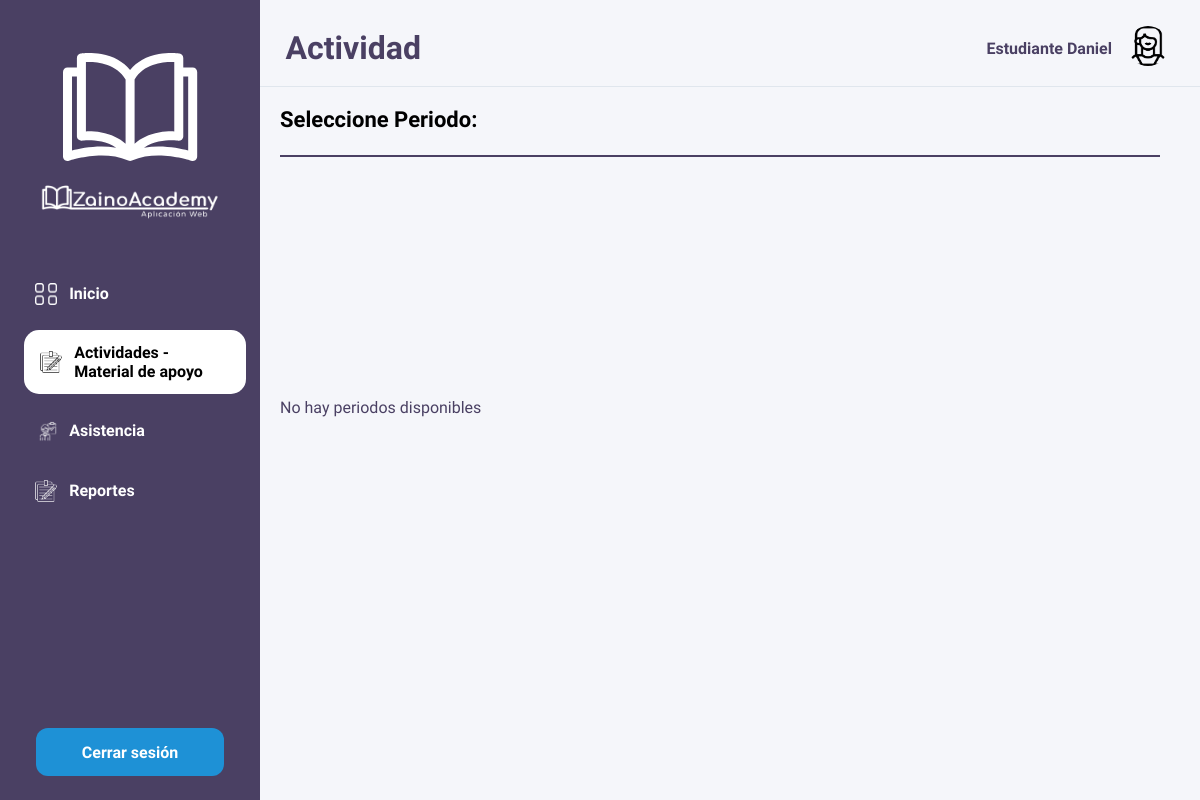
Page /profesores/actividades/consultar/ (signed in) on the earlier database version.
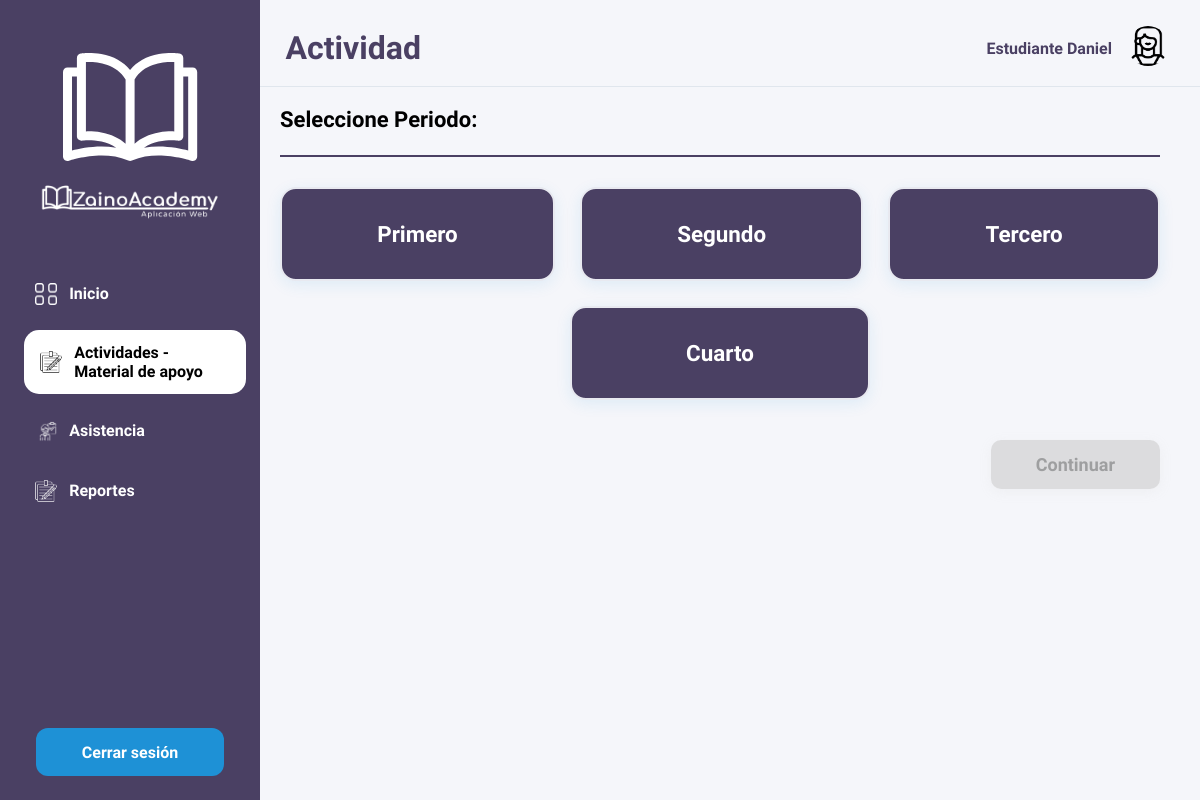
Same page on the later database version.
### zainoAcademy_app/models.py (models this page shows, shortened)
class Periodo(models.Model):
    Per_id = models.AutoField(primary_key=True)
    Per_nombre = models.CharField(max_length=30)
    class Meta:
        db_table = 'periodo'

### zainoAcademy_app/views.py (the view)
# urls.py: path('profesores/actividades/consultar/', views.actividad_profesores_consultar, name='actividad_profesores_consultar'),
def actividad_profesores_consultar(request):
    usuario = get_usuario_from_session(request)
    if not usuario:
        return redirect('login')
    periodos = Periodo.objects.all()
    return render(request, 'profesores/actividad_profesores_consultar.html', {
        'usuario': usuario,
        'periodos': periodos
    })

### zainoAcademy_app/context_processors.py (called while the page is built)
def usuario_context(request):
    usuario = None
    try:
        usuario = get_usuario_from_session(request)
    except:
        pass
    return {"usuario": usuario}

### zainoAcademy_app/views.py (called while the page is built)
def get_usuario_from_session(request):
    usuario_id = request.session.get('usuario_id')
    if usuario_id:
        try:
            return Usuario.objects.get(Us_id=usuario_id)
        except Usuario.DoesNotExist:
            return None
    return None

### zainoAcademy_app/templates/profesores/actividad_profesores_consultar.html (shortened to what this page needs)
{% extends "profesores/base.html" %}
{% load static %}
{% block extra_css %}
<link rel="stylesheet" href="{% static 'css/profesores/actividad_profesores_consultar.css' %}">
{% endblock %}
{% block page_title %}Actividad{% endblock %}
{% block mockUp %}
<div class="contenedor-actividad">
    <h2 class="subtitulo">Seleccione Periodo:</h2>
    <hr class="linea">
        {% if periodos %}
            <div class="periodos-container">
                {% for periodo in periodos %}
                    <div class="periodo-card" onclick="selectPeriodo(this)" data-url="{% url 'actividad_profesores_consultar_cursos' periodo.Per_id %}">
                        <h3 class="periodo-name">{{ periodo.Per_nombre }}</h3>
                </div>
            {% endfor %}
        </div>
        <div class="contenedor-continuar">
            <button class="btn-continuar" id="continuar-btn" disabled>Continuar</button>
        </div>
    {% else %}
        <p>No hay periodos disponibles</p>
    {% endif %}
</div>
{% endblock %}

Differences in the rows shown:
added Periodo: Per_nombre "Primero"
added Periodo: Per_nombre "Segundo"
added Periodo: Per_nombre "Tercero"
added Periodo: Per_nombre "Cuarto"
Other differences:
text no longer shown: "No hay periodos disponibles"
text now shown: "Continuar"
